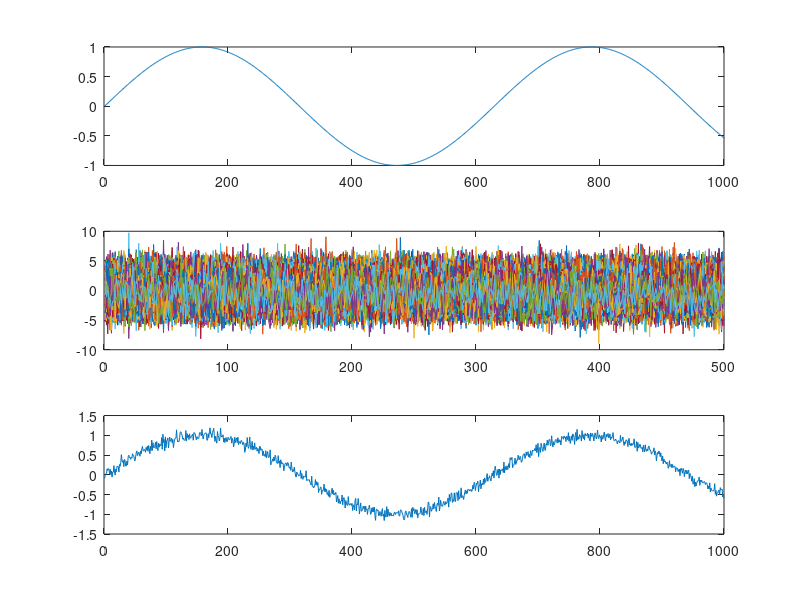

Recreate this plot in MATLAB.
t = 0:0.01:10-0.01;
y = sin(t);
figure();
subplot(311)
plot(y)

prumeru = 500;
y = ones(prumeru,1)*y;

y1 = wgn(prumeru,1000,5);
y1 = y1 + y;
subplot(312)
plot(y1)

y2 = mean(y1, 1);

subplot(313)
plot(y2)
